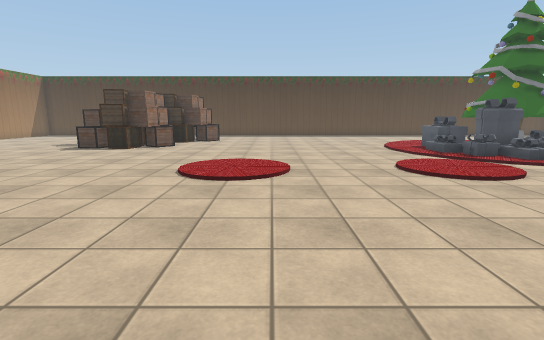
View 1 (above)

19 first-person views from a walk through a scene from a Unity 3-D project. The camera is 1.3 m above the floor, tilts 10° down and sees 85° across. The floor is counted in squares, 1 m on a side. Each view is taken from the middle of a square. On the plan, view 1 faces up. The plan holds only what a view shows up to about 14 squares ahead; the rest is blank. The place goes on beyond the plan. The player character is not drawn. Some surface patterns are stand-ins.

View 2
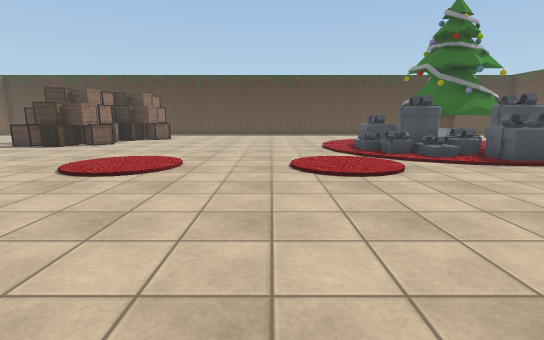

View 3
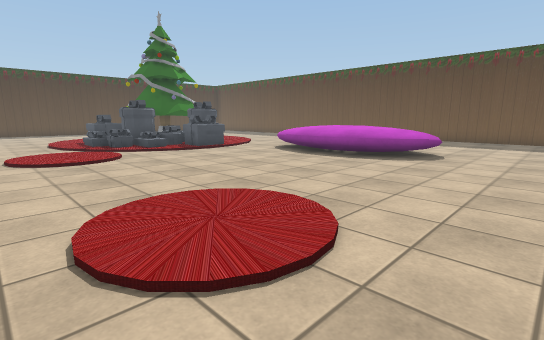

View 4
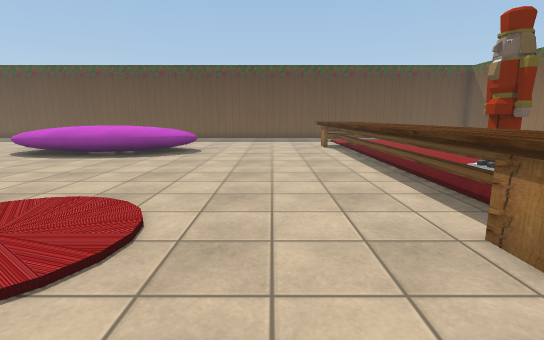

View 5
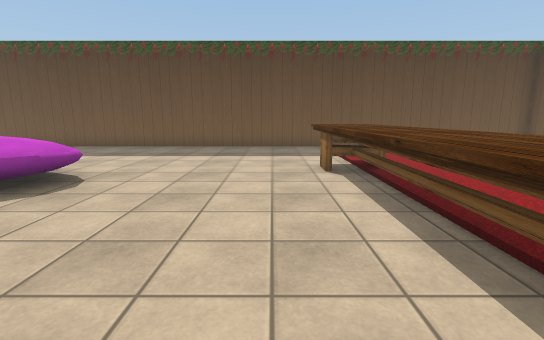

View 6
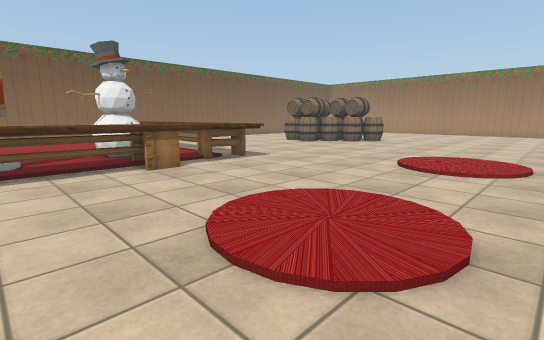

View 7
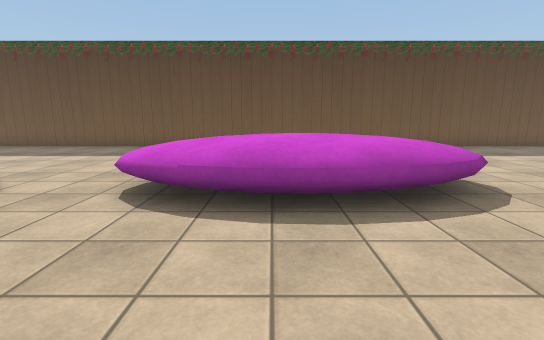

View 8
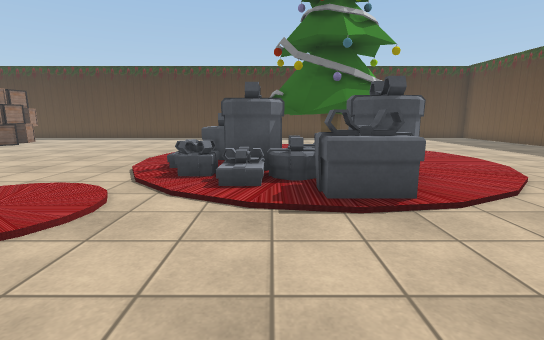

View 9
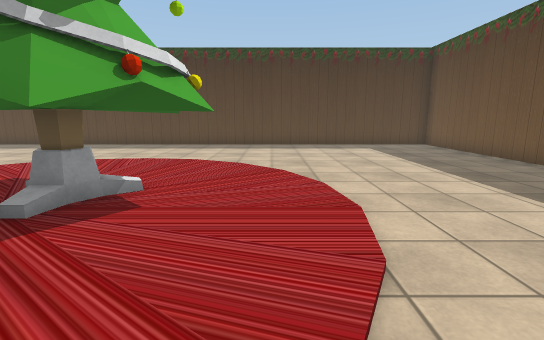

View 10
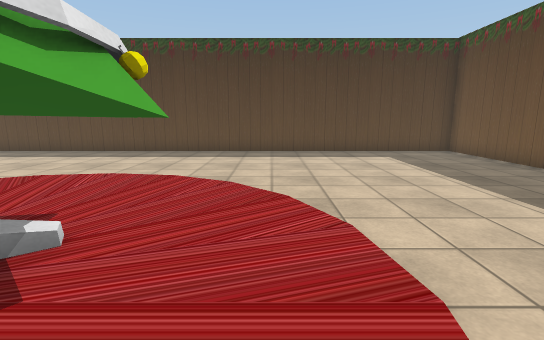

View 11
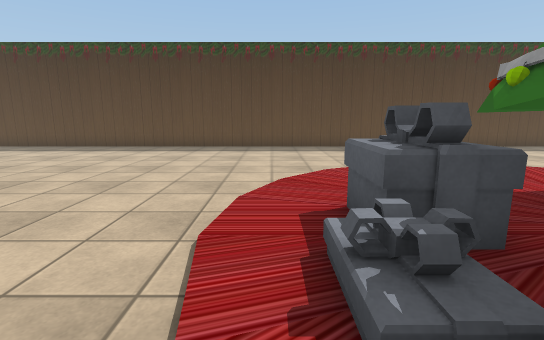

View 12
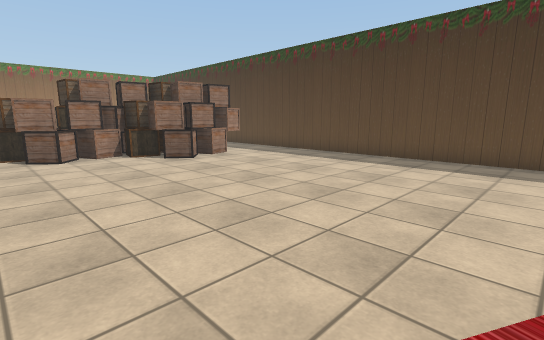

View 13
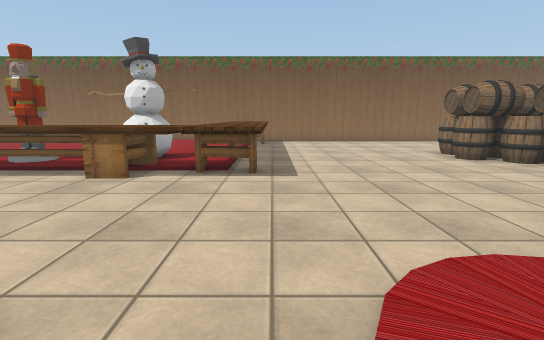

View 14
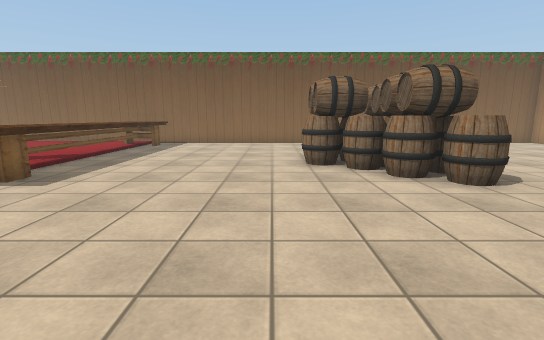

View 15
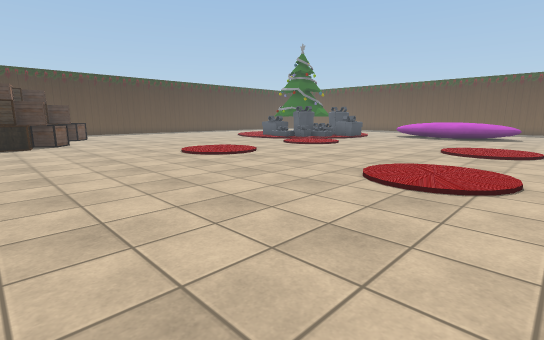

View 16
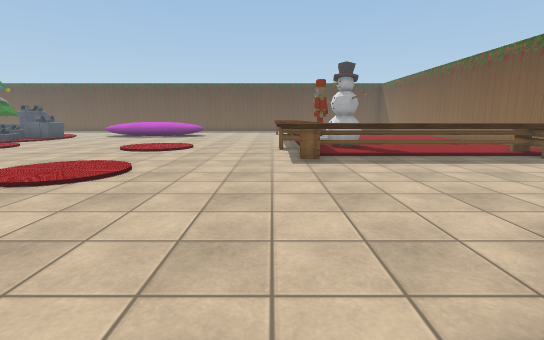

View 17
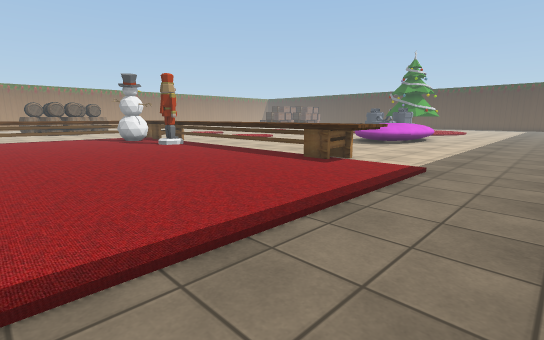

View 18
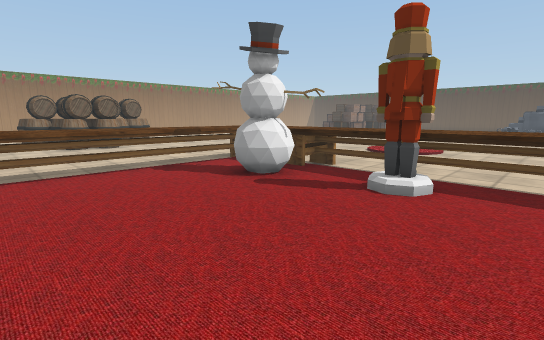

View 19
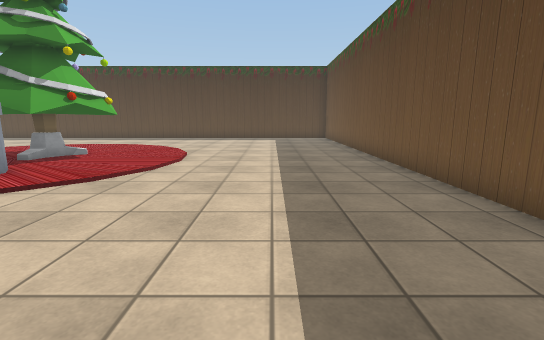

### Floor plan
Key: @ floor where view 1 was taken; # wall or solid block; . floor; / step, stairs or slope; = window, fence, low wall or low ledge; ^ raised ledge; B box; T tree; A barrel; O other object.
Columns run from 8 left of view 1 to 22 right of it. Each row starts with its distance up from view 1.
 24   #############################
 23   ............................#
 22    B..........................#
 21    B..........................#
 20     B.........................#
 19    BB.........................#
 18   BBBB........................#
 17 B BB..........................#
 16 BBBB..........................#
 15  BBB..............TTT.........#
 14 BBBB...........OOTTTTT........#
 13 .B.............OOTTTTT........#
 12 ............... OTTTT.........#
 11 .............../OOOOO.........#
 10 ...............//OOOO.........#
  9 ................//OO..........#
  8 ..................OO..........#
  7 .....................=^.......#
  6 .....................^^ ..... #
  5 ....................^^^       #
  4 ....................^^^   . ..#
  3 ....................^^^    ...#
  2 ....................^^^ ......#
  1 .....................^^^......#
  0 ........@............=^.......#
 -1 ..............................#
 -2 ..............................#
 -3  .............................#
 -4 ..............................#
 -5 ..........^^^^^^^^^^^^^^^^....#
 -6 AA.......^^^^^^^^^^^^^^^^^....#
 -7 AAA......^^^^O^^O^^^^^^^^^....#
 -8  AAA.....^^^OO..O.............#
 -9 AAAA.....^^^.O................#
-10 AAAA.....^^^..................#
-11 AA.......^^^..................#
-12   .......^^^..................#
-13   .......^^^................. #
-14    ......^^^....  .......... .#

Positions as (right, up) in squares from view 1, and headings:
1: (0, 0), facing up
2: (3, 0), facing up
3: (3, -3), facing up-right
4: (2, -3), facing right
5: (8, -4), facing right
6: (8, 2), facing down-left
7: (8, 4), facing right
8: (9, 4), facing up
9: (14, 9), facing up
10: (14, 11), facing up
11: (6, 10), facing up
12: (6, 13), facing up-left
13: (1, 1), facing down
14: (-4, 0), facing down
15: (-8, -2), facing up-right
16: (-8, -5), facing right
17: (21, -14), facing up-left
18: (10, -13), facing up-left
19: (18, 4), facing up
